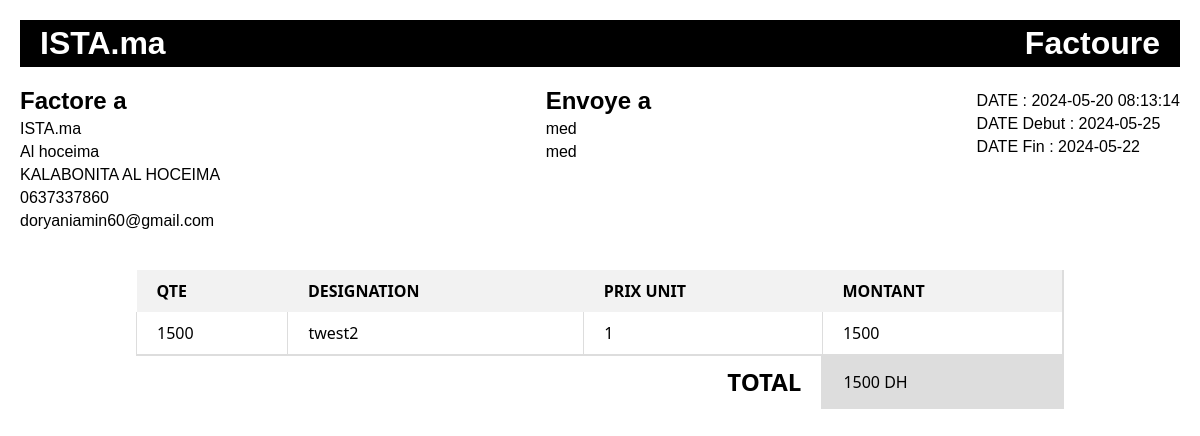
/P_stage/factoure.php?id=30, run on the app's committed database.
### tables this page shows
CREATE TABLE `clients` (
  `id` int(11) NOT NULL,
  `nom` varchar(50) NOT NULL,
  `adresse` varchar(50) NOT NULL,
  `ville` varchar(50) NOT NULL,
  `code_postal` varchar(20) NOT NULL,
  `nemero` varchar(30) NOT NULL,
  `note` varchar(300) NOT NULL
);

CREATE TABLE `services` (
  `id` int(11) NOT NULL,
  `titre` varchar(50) NOT NULL,
  `date_d` date NOT NULL,
  `date_f` date NOT NULL,
  `idc` int(11) NOT NULL,
  `adresse` varchar(50) NOT NULL,
  `note` varchar(300) NOT NULL
);

CREATE TABLE `taches` (
  `id` int(11) NOT NULL,
  `titre` varchar(50) NOT NULL,
  `date_d` date NOT NULL,
  `date_f` date NOT NULL,
  `qte` int(11) NOT NULL,
  `montant` int(11) NOT NULL,
  `note` varchar(300) NOT NULL,
  `ids` int(11) NOT NULL
);

### P_stage/factoure.php (the view, shortened to what this page needs)
<?php
$ids = $_GET['id'];
require_once('./conndb.php');
$sql = "SELECT * FROM admin ";
$result = $conn -> query($sql);
$row = $result->fetch_assoc();
$nom = $row['nom'];
$ville = $row['ville'];
$adrr = $row['adresse'];
$mail = $row['mail'];
$numero = $row['numero'];
$sql1 = "SELECT * FROM services where id = $ids";
$result1 = $conn->query($sql1);
if ($result1->num_rows > 0) {
        while ($row1 = $result1->fetch_assoc()) {
            $idc = $row1['idc'];
            $dated = $row1['date_d'];
            $datef = $row1['date_f'];
}}
$sql3 = "SELECT * from clients where id = $idc";
$result3 = $conn -> query($sql3);
$row3 = $result3->fetch_assoc();
$nomc = $row3["nom"];
$adrrc = $row3['adresse'];
$currentDateTime = date('Y-m-d H:i:s');
?>
<!DOCTYPE html>
<html lang="en">
<head>
  <link rel="stylesheet" href="style/factoure.css">
</head>
<body>
<header>
    <h1><?php echo $nom;?></h1>
    <h1>Factoure</h1>
</header>
<main>
    <div class="div1">
        <h2>Factore a</h2>
        <p><?php echo $nom;?></p>
        <p><?php echo $ville;?></p>
        <p><?php echo $adrr;?></p>
        <p><?php echo $numero;?></p>
        <p><?php echo $mail;?></p>
    </div>
    <div class="div1">
        <h2>Envoye a</h2>
        <p><?php echo $nomc;?></p>
        <p><?php echo $adrrc;?></p>
    </div>
    <div class="div1">
        <p>DATE : <?php echo $currentDateTime;?></p>
        <p>DATE Debut : <?php echo $dated;?></p>
        <p>DATE Fin : <?php echo $datef;?></p>
    </div>
</main>
<div class="tbdiv">
<table >
            <thead>
            <tr >
                <th>QTE</th>
                <th>DESIGNATION</th>
                <th>PRIX UNIT</th>
                <th>MONTANT</th>
            </tr>
            </thead>
            <tbody id='tbodyclinet'>
                <?php
                $mntotal = 0;
                $sql2 = "SELECT * FROM taches where ids = $ids";
                $result2 = $conn ->query($sql2);
                if ($result2 ->num_rows >0) {
                    while ($row2 = $result2 -> fetch_assoc()) {
                       $titre = $row2['titre'];
                       $qte = $row2['qte'];
                       $mnt = $row2['montant'];
                       $mntache = $qte *$mnt;
                       $mntotal += $mntache;
                       echo "<tr >";
                       echo "<td>".$qte."</td>";
                       echo "<td>".$titre."</td>";
                       echo "<td>".$mnt."</td>";
                       echo "<td>".$mntache."</td>";
                    }
                }
                ?>
            </tbody>
            <tfoot>
                <tr>
                    <td></td>
                    <td></td>
                    <td class="tt2"><h2>TOTAL</h2></td>
                    <td class="total"><?php echo $mntotal; ?> DH</td>
                </tr>
            </tfoot>
        </table>
</div>
</body>
</html>

### P_stage/style/factoure.css (style rules this page uses)
* { padding: 0px; margin: 0px; box-sizing: border-box; }
body { height: 100vh; padding: 20px; font-family: 'Franklin Gothic Medium', 'Arial Narrow', Arial, sans-serif; }
header { background-color: black; color: white; display: flex; justify-content: space-between; padding: 5px 20px; }
main { margin-top: 20px; display: flex; width: 100%; justify-content: space-between; }
main .div1 { display: flex; flex-direction: column; gap: 5px; max-width: 33%; }
table { width: 80%; border-collapse: collapse; font-family: system-ui, -apple-system, BlinkMacSystemFont, 'Segoe UI', Roboto, Oxygen, Ubuntu, Cantarell, 'Open Sans', 'Helvetica Neue', sans-serif; }
tr { border-right: 2px solid #ddd; }
td { border-bottom: 2px solid #ddd; border-left:1px solid #ddd ; padding: 10px 20px; }
th { background-color: #f2f2f2; font-weight: bold; text-align: left; padding: 10px 20px; }
.tbdiv { width: 100%; display: flex; justify-content: center; margin-top: 40px; }
tfoot tr td { border: 0px solid black; }
.total { border: 2px solid #dddddd; background-color: #ddd; }
.tt2 { display: flex; justify-content: end; padding-right: 20px; }

### data on the page
clients: nom "med", adresse "med"
services: date_d "2024-05-25", date_f "2024-05-22"
taches: qte "1500", titre "twest2", montant "1"

### other printed values
$nom "ISTA.ma"
$ville "Al hoceima"
$adrr "KALABONITA AL HOCEIMA"
$numero "0637337860"
$mail "doryaniamin60@gmail.com"
$mntotal "1500"
